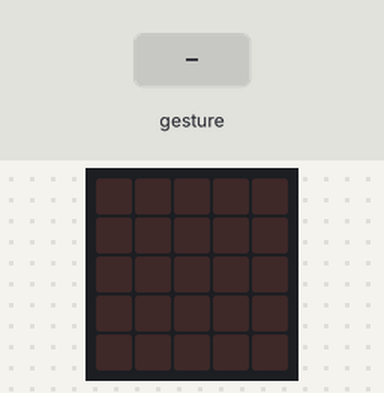
Simulated run of this program. Board: BBC micro:bit (MakeCode). Shown: the board's 5×5 LED display. The inputs (shaded band) are chosen by the test bench. Random numbers come from a fixed seed; a tilt is held for 1.5 s and a shake lasts 1 s, then the board lies face up again.

Above: at 1.2 s.
1.3 s: gesture 'shake'
At 2.3 s:
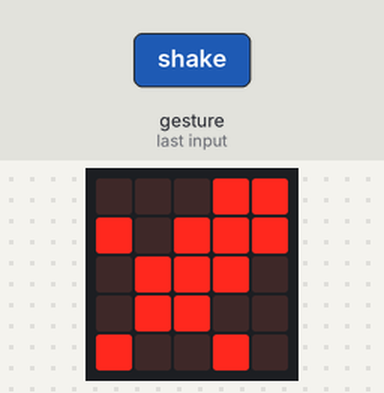
3.0 s: gesture 'shake'
At 3.6 s:
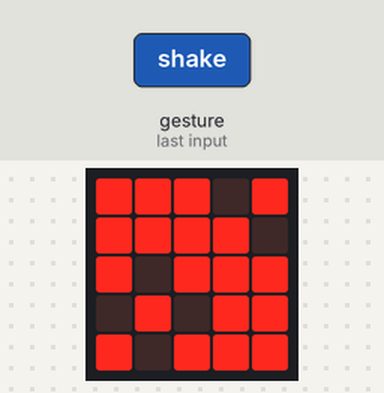
Timing chart, 0 to 6.0 s (numbered marks = the images above; inputs shaded):
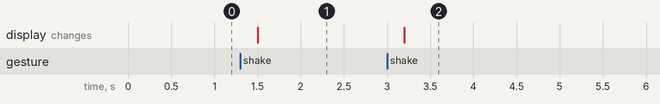

The program:

main.ts
```typescript
let jogo = 0
input.onGesture(Gesture.Shake, function () {
    jogo = randint(1, 3)
    if (jogo == 1) {
        basic.showLeds(`
            . . . # #
            # . # # #
            . # # # .
            . # # . .
            # . . # .
            `)
    } else if (jogo == 2) {
        basic.showLeds(`
            . . # # #
            . . . # #
            . . # . #
            . # . . .
            # . . . .
            `)
    } else {
        basic.showLeds(`
            # # # . #
            # # # # .
            # . # # #
            . # . # #
            # . # # #
            `)
    }
})
basic.forever(function () {

})
```

test.ts
```typescript
// testes vão aqui; isto não será compilado quando este pacote for usado como uma extensão.
```

Measured:
- after the input at 1.3 s, the display: changes after 0.20 s (image 1)
- after the input at 3.0 s, the display: changes after 0.20 s (image 2)
